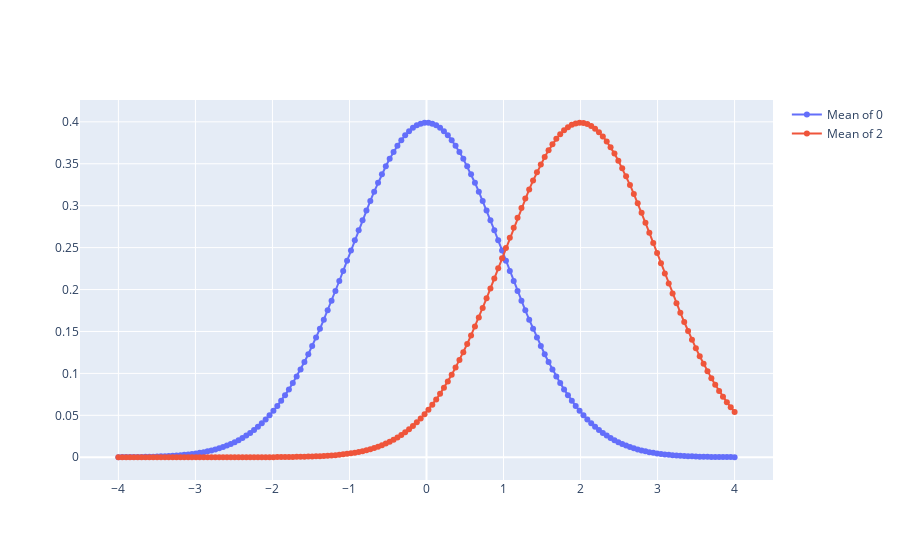

The notebook cell this image was saved under:
### Code cell
x = np.linspace(-4, 4, 160)
y1 = stats.norm.pdf(x)
y2 = stats.norm.pdf(x, loc=2)

trace1 = go.Scatter(x=x, y=y1, mode="lines+markers", name="Mean of 0")
trace2 = go.Scatter(x=x, y=y2, mode="lines+markers", name="Mean of 2")

fig = go.Figure()

fig.add_trace(trace1)
fig.add_trace(trace2)

fig.show()

### Figure 1 — Plotly figure (JSON) as saved in the notebook; plotly's stock layout.template omitted (floating-point values rounded to 4 significant figures; data arrays with more than 128 entries replaced by an {"elided": "..."} marker saying what was removed)
{"data": [{"mode": "lines+markers", "name": "Mean of 0", "type": "scatter", "x": {"elided": "160 float values"}, "y": {"elided": "160 float values"}}, {"mode": "lines+markers", "name": "Mean of 2", "type": "scatter", "x": {"elided": "160 float values"}, "y": {"elided": "160 float values"}}], "layout": {}}
